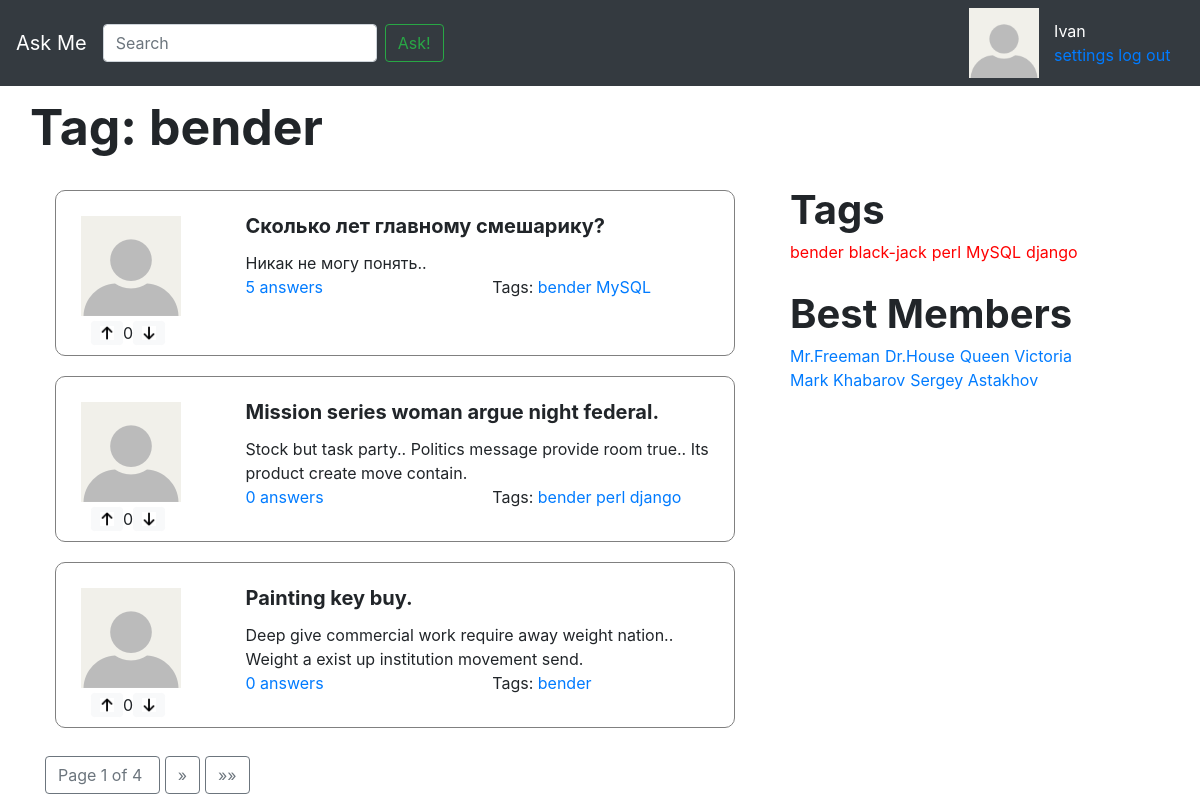
The app's page /tag/bender/, older data.
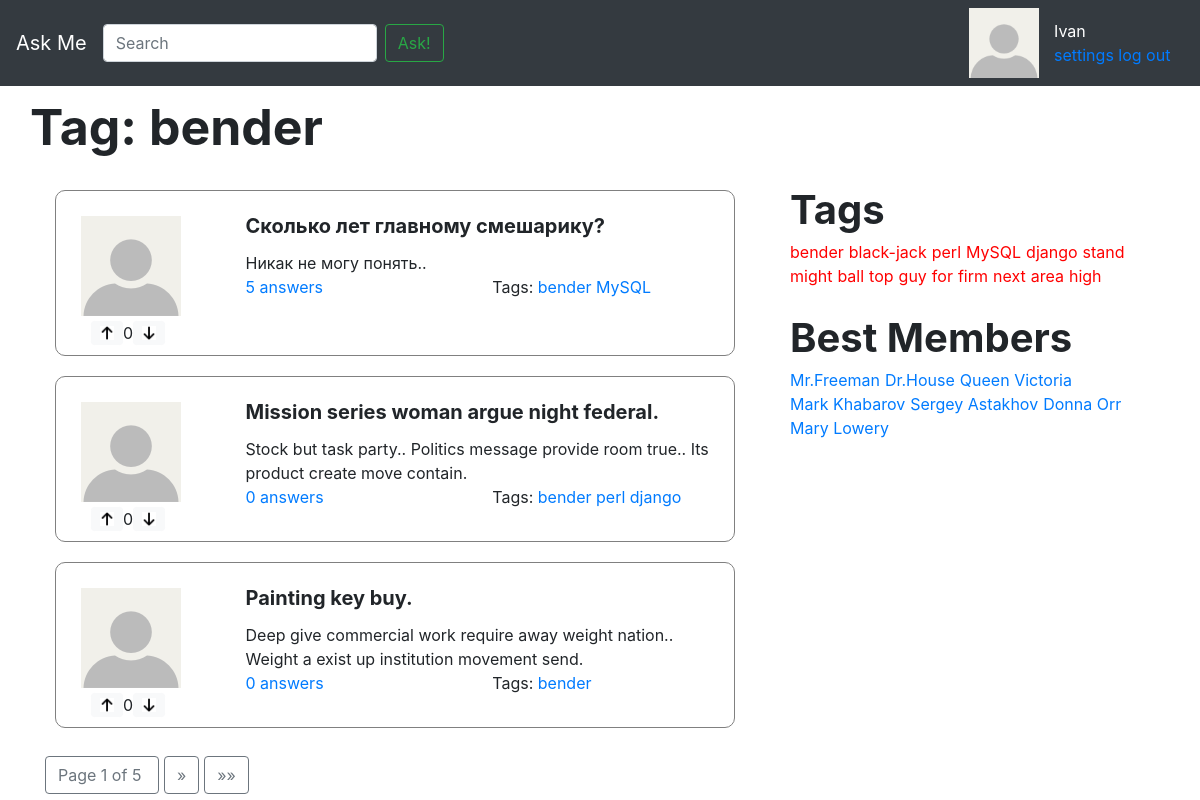
The same page, newer data.
### app/models.py (models this page shows, shortened)
class Tag(models.Model):
	name = models.CharField(max_length = 256, unique = True, verbose_name = 'Название тэга')
	objects = TagManager()
	def __str__(self):
		return self.name
	class Meta:
		verbose_name = 'Тэг'
		verbose_name_plural = 'Тэги'

class Question(models.Model):
	title = models.CharField(max_length = 256, verbose_name = 'Заголовок')
	text = models.TextField(verbose_name = 'Текст')
	date_create = models.DateTimeField(auto_now_add=True, verbose_name = 'Дата создания')
	author = models.ForeignKey('User', on_delete = models.CASCADE, verbose_name = 'Автор')
	tags = models.ManyToManyField('Tag', verbose_name = 'Тэги')
	marks = GenericRelation(Mark)
	objects = QuestionManager()
	def count_answers(self):
		return Answer.objects.question_answers(self.pk).count()
	class Meta:
		verbose_name = 'Вопрос'
		verbose_name_plural = 'Вопросы'

class User(models.Model):
	author = models.OneToOneField('Profile', on_delete=models.CASCADE)
	objects = UserManager()
	def __str__(self):
		return self.author.user_name
	class Meta:
		verbose_name = 'Пользователь'
		verbose_name_plural = 'Пользователи'

class Profile(models.Model):
	user_name = models.CharField(max_length = 256, verbose_name = 'Имя в системе')
	email = models.EmailField(verbose_name = 'E-mail', default = 'default@def.com', blank = True)
	image = models.ImageField(upload_to='static/img/', default = '111.jpg', blank = True)
	class Meta:
		verbose_name = 'Профиль'
		verbose_name_plural = 'Профили'

### app/views.py (the view)
# urls.py: path('tag/<str:tag>/', views.tag_questions, name='tag'),
def tag_questions(request, tag):
	questions_for_this_tag = Question.objects.questions_by_tag(tag)
	page_obj = paginate(request, questions_for_this_tag)
	return render(request, 'tag_questions.html', {
        'page_obj': page_obj,
        'tag': tag,
    })

### app/models.py (called while the page is built)
	def get_all_users(self):
		return self.all()

	def count_rating(self):
		return self.filter(mark_type = Mark.MarkType.LIKE).count() - self.filter(mark_type = Mark.MarkType.DISLIKE).count()

	def questions_by_tag(self, tag):
		return self.filter(tags__name = tag)

	def question_answers(self, question_id):
		return self.filter(question__id = question_id).order_by('-date_create')

	def get_all_tags(self):
		return self.all()

### app/views.py (called while the page is built)
def paginate(request, object_list, per_page=3):
    paginator = Paginator(object_list, per_page)
    page_number = request.GET.get('page')
    page_obj = paginator.get_page(page_number)
    return page_obj

### askme/context_processors.py (called while the page is built)
def tags(arg):
	tags = Tag.objects.get_all_tags()
	return { 'tags': tags }

def best_members(arg):
	best_members = User.objects.get_all_users()
	return { 'members': best_members }

### templates/tag_questions.html
{% extends 'inc/base.html' %}
{% load static %}
{% block header %}
    <span id="page_header">Tag: <span>{{ tag }}</span></span>
{% endblock header %}
{% block content %}
    {% for question in page_obj %}
        {% include 'inc/one_question.html' %}
    {% endfor %}
{% endblock content %}
{% block right %}
    {% include 'inc/tags_section.html' %}
{% endblock right %}

### templates/inc/base.html (shortened to what this page needs)
{% load static %}
<!doctype html>
<html lang="en" class="h-100">
    <head>
        <link href="{% static "css/sticky-footer.css" %}" rel="stylesheet">
        <link href="{% static "css/bootstrap.min.css" %}" rel="stylesheet">
        <link href="{% static "css/container.css" %}" rel="stylesheet">
    </head>
    <body class="d-flex flex-column h-100">
        <header>
            {% include 'inc/navbar.html' %}
        </header>
        <div class="container">
            <div class="row row-quest question_title">
                {% block header %}
                {% endblock header %}
            </div>
            <div class="row">
                <div id="question-section" class="col">
                    {% block content %}
                    {% endblock content %}
                </div>
                <div id="tag_section" class="col-4">
                    {% block right %}
                    {% endblock right %}
                </div>
            </div>
            <div id="page_links_row" class="">
                    {% block page_btns %}
                        {% include 'inc/pagination.html' %}
                    {% endblock page_btns %}
            </div>
        </div>
    </body>
</html>

### templates/inc/navbar.html
{% load static %}
<nav class="navbar navbar-expand-md navbar-dark fixed-top bg-dark">
    <a class="navbar-brand" href="{% url 'index' %}">Ask Me</a>
    <div class="collapse navbar-collapse" id="navbarCollapse">
        <form class="form-inline mt-2 mt-md-0" action="{% url 'ask_question' %}">
            <input class="form-control mr-sm-2" type="text" placeholder="Search" aria-label="Search">
            <button class="btn btn-outline-success my-2 my-sm-0" type="submit">Ask!</button>
        </form>
    </div>
    <img id="navbar_avatar_image" src="{% static "img/111.jpg" %}" alt="My image">
    <div>
        <div class="profile_info">
            <span id="name">Ivan</span>
            <div class="header_profile_links">
                <a  href="{% url 'settings' %}">settings</a>
                <a class="" href="{% url 'login' %}">log out</a>
            </div>
        </div>
    </div>
</nav>

### templates/inc/one_question.html
{% load static %}
<div class="row question-box">
	<div class="col-3 question_box_left">
		<div class="row">
			<img src="../../static/img/{{ question.author.author.image }}" alt="My image" class="question-img">
		</div>
		<div class="row like_widget">
			<img class="btn btn-primary btn-sm btn-light" src="{% static 'img/like.jpg' %}" height="24">
            <div class="bd-highlight like-status"> {{ question.marks.count_rating }} </div>
            <img class="btn btn-primary btn-sm btn-light" src="{% static 'img/dislike.jpg' %}" height="24">
		</div>
	</div>
	<div class="col-9">
		<div class="question_box_right">
			<div class="question-title">{{ question.title }}</div>
			<div class="question-text">{{ question.text }}</div>
			<div class="row">
				<div class="col">
					<a class="ans_tag" href="{% url 'question_answers' question.id  %}">{{ question.count_answers }} answers</a>
				</div>
				<div class="col">
					<span class="ans_tag">Tags:</span>
					{% for tag in question.tags.get_all_tags %}
            			<a class="ans_tag" href="{% url 'tag' tag  %}">{{ tag }}</a>
        			{% endfor %}
				</div>
			</div>
		</div>
	</div>
</div>

### templates/inc/tags_section.html
<div>
    <div class="row">
        <span class="row tags_header">Tags</span>
    </div>
    <div class="row link_tags">
        {% for tag in tags %}
            <a class="sample_tag lang_tag" href="{% url 'tag' tag  %}">{{ tag }}</a>
        {% endfor %}
    </div>
</div>
<div>
    <div class="row">
        <span class="row tags_header">Best Members</span>
    </div>
    <div class="row link_tags">
        {% for member in members %}
            <a class="sample_tag" href="">{{ member }}</a>
        {% endfor %}
    </div>
</div>

### templates/inc/pagination.html (shortened to what this page needs)
<div class="pagination">
        <button type="button" class="page_btn btn btn-outline-secondary">
            <span class="current">
                Page {{ page_obj.number }} of {{ page_obj.paginator.num_pages }}&nbsp;
            </span>
        </button>
        {% if page_obj.has_next %}
            <a href="?page={{ page_obj.next_page_number }}">
                <button type="button" class="page_btn btn btn-outline-secondary">&raquo;</button>
            </a>
            <a href="?page={{ page_obj.paginator.num_pages }}">
                <button type="button" class="page_btn btn btn-outline-secondary">&raquo;&raquo;</button>
            </a>
        {% endif %}
</div>

### static/css/sticky-footer.css (style rules this page uses)
html { position: relative; min-height: 100%; }
body { margin-bottom: 60px; }
body > .container { padding: 60px 15px 0; }

### static/css/container.css (style rules this page uses)
.question-box { border: 1px solid gray; padding: 10px; margin: 10px; border-radius: 10px; margin-bottom: 20px; }
#navbar_avatar_image { max-width: 70px; }
.like_widget { margin-left: 10px; margin-top: 5px; }
#page_header { font-size: 50px; font-weight: bold; margin-bottom: 15px; }
.question-text { margin-top: 10px; }
.question-img { margin-left: 15px; margin-top: 15px; max-width: 150px; padding: 0px; }
.question-title { font-size: 20px; font-weight: bold; }
#name { color: white; }
.profile_info { margin-left: 15px; width: 130px; }
.question_title { margin-top: 30px; }
.tags_header { font-size: 40px; font-weight: bold; margin-left: 0px; }
#tag_section { margin-left: 30px; }
.link_tags { margin-right: 25px; margin-bottom: 20px; }
.sample_tag { margin-right: 5px; }
.lang_tag { color: red; }
.question_box_right { margin-top: 10px; }
#page_links_row { margin-top: 15px; position: relative; bottom: 1%; }
.page_btn { margin-right: 5px; }

Row changes from the older to the newer data that the page shows:
added Tag: name "stand"
added Tag: name "might"
added Tag: name "ball"
added Tag: name "top"
added Tag: name "guy"
added Tag: name "for"
added Tag: name "firm"
added Tag: name "next"
added Tag: name "area"
added Tag: name "high"
added User: author.user_name "Donna Orr"
added User: author.user_name "Mary Lowery"
Text that changed along with them:
{{ page_obj.paginator.num_pages }}: "4" → "5"
